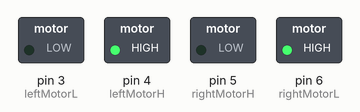
This sketch was run on a simulated Arduino Uno, built with avr-gcc and run on an emulated ATmega328P. Shown: switched loads named in the sketch (green lamp = pin HIGH).

Above: at 0.1 s.
Timing chart, 0 to 1.6 s (numbered marks = the images above):
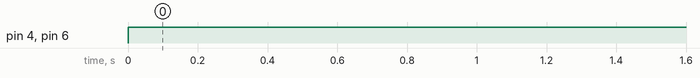

Measured:
- by itself, pin 4 (leftMotorH), pin 6 (rightMotorL): LOW → HIGH at 0.00 s

The sketch:

sketch_mar14a.ino
```cpp
int leftMotorH =4;
int leftMotorL =3;
//int enable1Pin =2;
int rightMotorH =5;
int rightMotorL = 6;
//int enable2Pin = 7;

int speed=255;


void setup() {

 pinMode(leftMotorH, OUTPUT);
  pinMode(leftMotorL, OUTPUT);
 // pinMode(enable1Pin, OUTPUT);
  pinMode(rightMotorH, OUTPUT);
  pinMode(rightMotorL, OUTPUT);
  //pinMode(enable2Pin, OUTPUT);
}

void loop() {
  // put your main code here, to run repeatedly:
digitalWrite(rightMotorH,LOW);
digitalWrite(rightMotorL,HIGH);
//analogWrite(enable1Pin, speed);
digitalWrite(leftMotorH,HIGH);
digitalWrite(leftMotorL,LOW);
//analogWrite(enable2Pin, speed);

}
```
